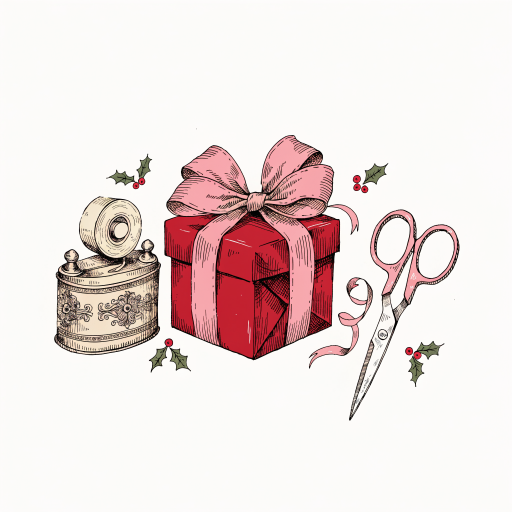
#> input picture designs/a618/art.png, 1024 x 1024 px, found by its file name (shown at 1/2 size)
$ python fill.py
#> lines starting #> are read from the running program, lines starting #| are printed output that depends on the picture; after the words box and inside, x2 and y2 are one past the last pixel; in counts of white or black regions, pixels touching at a corner belong together
#!/usr/bin/env python3
"""Make the daisy petals solid cream: close the outline gaps, fill the silhouette, keep the original ink on top. Writes designs/e326b/_art.png (RGBA, 0.8*3600 wide)."""
import cv2, numpy as np
from PIL import Image
im = cv2.imread('designs/e326b/art.png'); g = cv2.cvtColor(im, cv2.COLOR_BGR2GRAY)
#> further down, im is the input picture: shape (1024, 1024, 3); mean B, G, R 221.5, 223.1, 236.6
#> after `g = cv2.cvtColor(im, cv2.COLOR_BGR2GRAY)`:
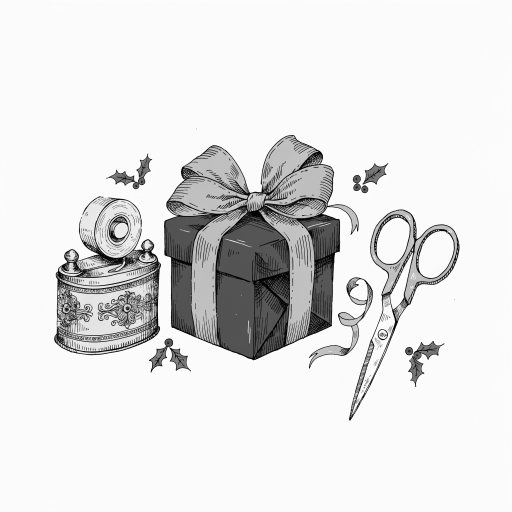
#> g: shape (1024, 1024) (shown at 1/2 size); min 0, max 255, mean 226.9
ink = (g < 235).astype(np.uint8) * 255
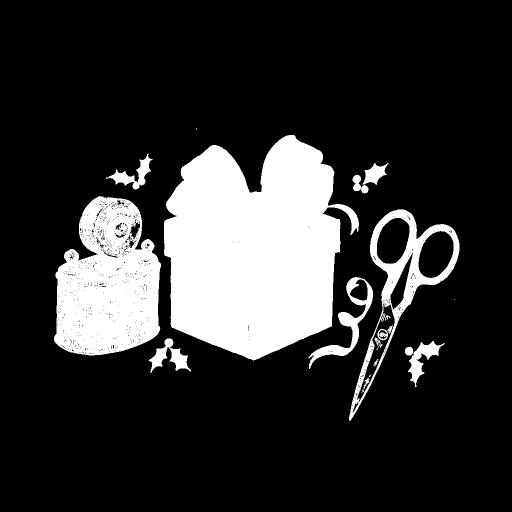
#> ink: shape (1024, 1024) (shown at 1/2 size); 19.1% white; 25 white regions (10 under 20 px), largest, box (x1, y1, x2, y2) and area: (328, 270, 718, 721) 123182, (108, 392, 322, 711) 49357, (698, 418, 919, 842) 14659
k = cv2.getStructuringElement(cv2.MORPH_ELLIPSE, (91, 91))
closed = cv2.morphologyEx(ink, cv2.MORPH_CLOSE, k)
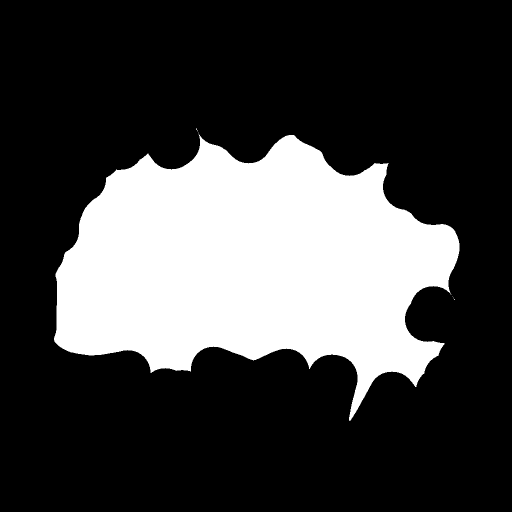
#> closed: shape (1024, 1024) (shown at 1/2 size); 26.9% white; 7 white regions (6 under 20 px)
cnts, _ = cv2.findContours(closed, cv2.RETR_EXTERNAL, cv2.CHAIN_APPROX_SIMPLE)
#> cnts = 7 contours, 6 with area under 20; largest, box (x1, y1, x2, y2) and area: (108, 267, 919, 842) 281024
sil = np.zeros_like(ink); cv2.drawContours(sil, cnts, -1, 255, -1)
sil = cv2.erode(sil, cv2.getStructuringElement(cv2.MORPH_ELLIPSE, (5, 5)))
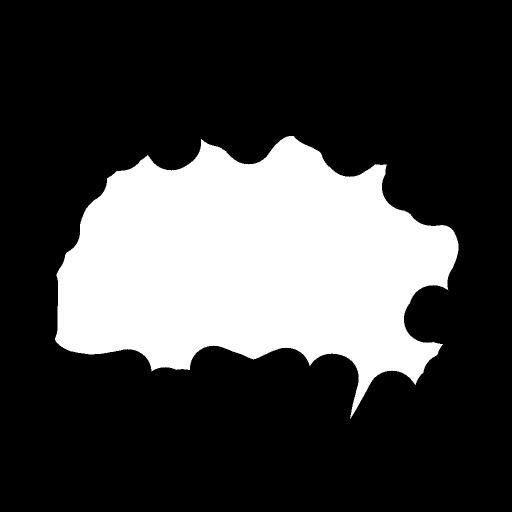
#> sil: shape (1024, 1024) (shown at 1/2 size); 26.4% white; 1 white region, box (x1, y1, x2, y2) and area: (110, 272, 917, 838) 276563
rgb = cv2.cvtColor(im, cv2.COLOR_BGR2RGB)
white = (g >= 235) & (sil > 0)
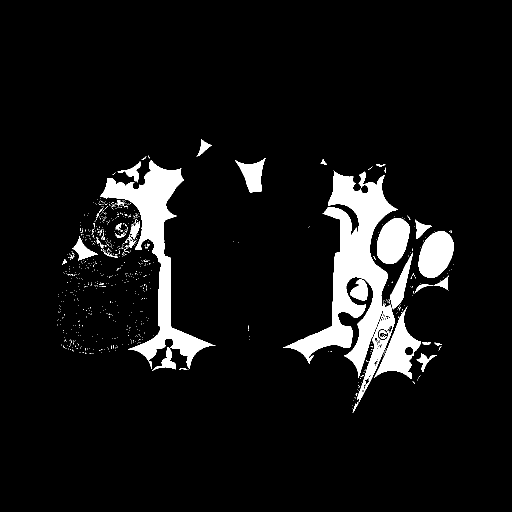
#> white: shape (1024, 1024) bool (shown at 1/2 size); 7.5% white; 844 white regions (806 under 20 px), largest, box (x1, y1, x2, y2) and area: (566, 341, 796, 756) 29306, (200, 321, 431, 738) 20075, (748, 613, 842, 758) 4866
rgb[white] = (250, 244, 228)
#> rgb: shape (1024, 1024, 3); mean R, G, B 236.4, 222.6, 220.1
# knock white back out only where it is outside the filled silhouette
a = np.where(sil > 0, 255, np.where(ink > 0, 255, 0)).astype(np.uint8)
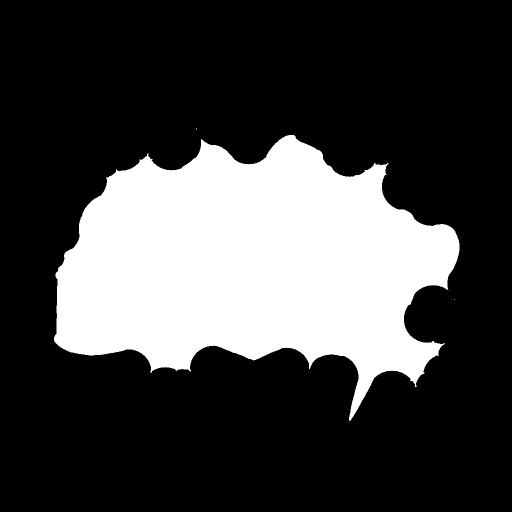
#> a: shape (1024, 1024) (shown at 1/2 size); 26.6% white; 3 white regions (2 under 20 px), largest, box (x1, y1, x2, y2) and area: (108, 270, 919, 842) 279129
out = Image.fromarray(np.dstack([rgb, a]), 'RGBA'); out = out.crop(out.getbbox())
w = int(3600 * 0.8); out = out.resize((w, int(out.height * w / out.width)), Image.LANCZOS)
#> after `out = out.resize((w, int(out.height * w / out.width)), Image.LANCZOS)`:
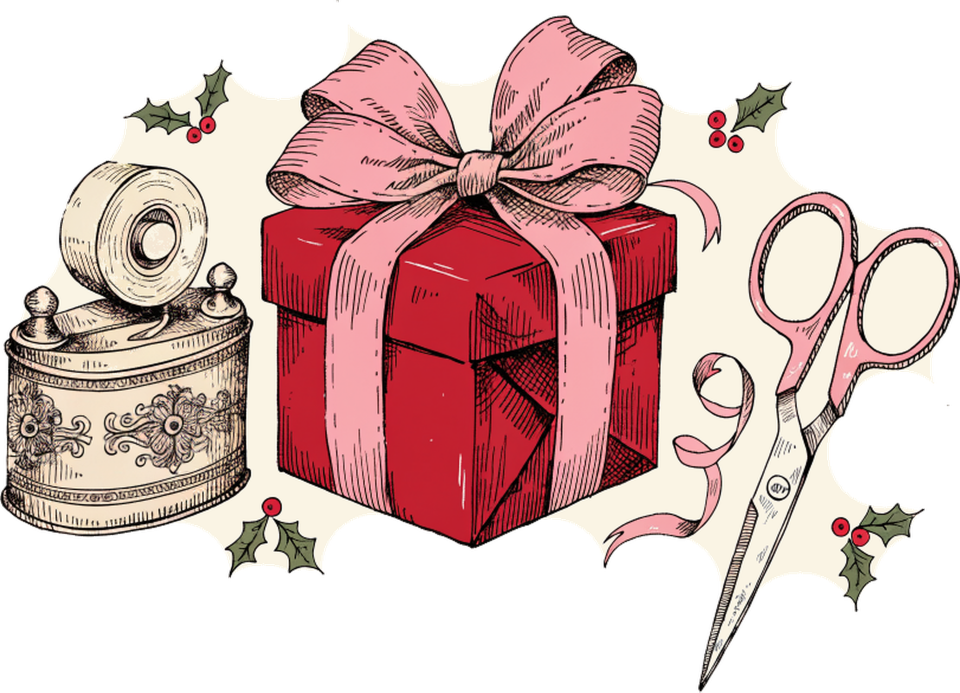
#> out: PIL image 2880x2077 RGBA (shown at 1/3 size); mean R, G, B, A 115.6, 86.8, 84.1, 150; transparent parts drawn white
out.save('designs/e326b/_art.png')
